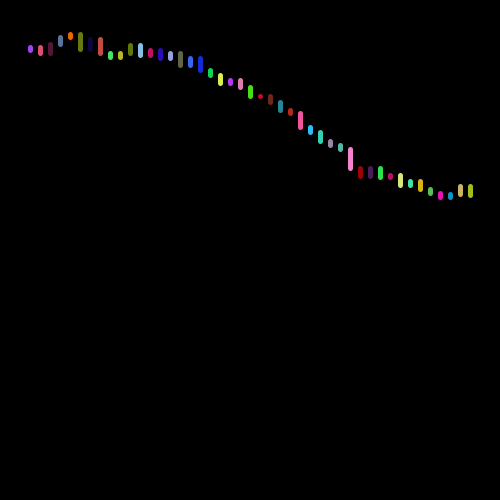
Frame 1 (no input)
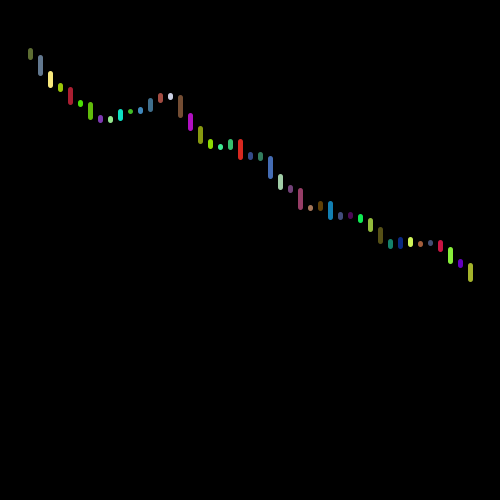
Frame 60 (the mouse pressed at the canvas centre just before this capture)
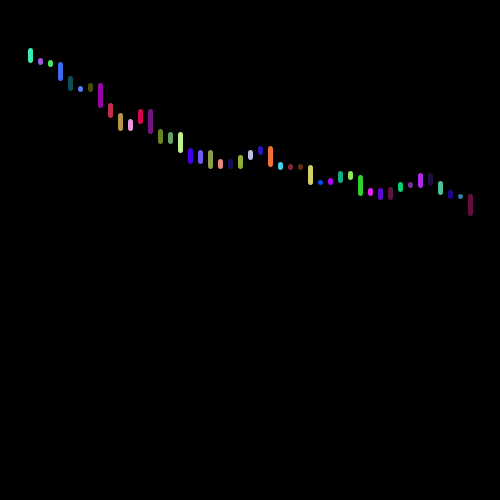
Frame 120 (the mouse held since frame 60 and released just before this capture)

The Processing sketch that drew these frames (run headless with seeded random() and noise(); from frame 60 on, the mouse is pressed at the canvas centre):

// Processing sketch: processing_117072
// ── processing_117072.pde

// Wiggle Lines
// Line spacing
// lin wenyu  N76014118

void setup() {
  size(500, 500);
  //noLoop();
  background(255);
  frameRate(6);
}

void draw() {
  background(0);
  strokeWeight(5);

  float xstep = 10;
  float ystep = 10;
  float lastx = 20;
  float lasty = 50;
  float y = 50;
  int border = 30;
  for (int x=border; x<=width-border;x+=xstep) {
    stroke(random(255), random(255), random(255));
    ystep = random(30)-10;
    y += ystep;
    line(x, y, lastx+10, lasty);
    lastx = x;
    lasty = y;
  }
}
